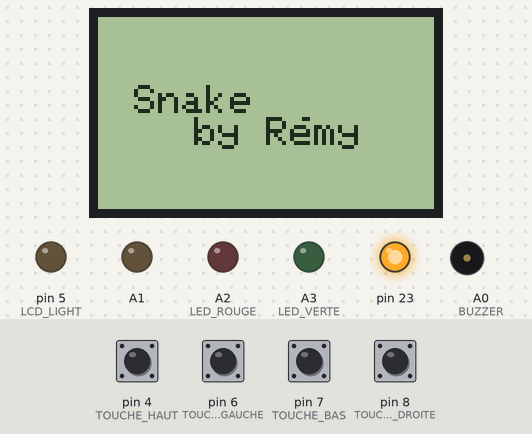
This sketch was run on a simulated Arduino Uno, built with avr-gcc and run on an emulated ATmega328P. Parts: 84×48 one-colour display, output pins drawn as LEDs (lit = HIGH), buzzer (waves = sounding). Inputs (shaded band) come from the test bench; at power-on: pin 4 (TOUCHE_HAUT), pin 6 (TOUCHE_GAUCHE), pin 7 (TOUCHE_BAS), pin 8 (TOUCHE_DROITE) HIGH. Random numbers use the default seed unless the sketch sets one; what the sketch prints to the serial monitor is not drawn.

Above: at 5.6 s.
At 8.8 s:
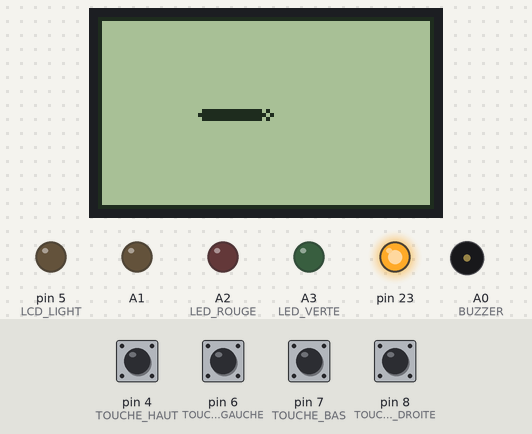
8.9 s: pin 4 (TOUCHE_HAUT) pulled LOW for 0.15 s
At 14.2 s:
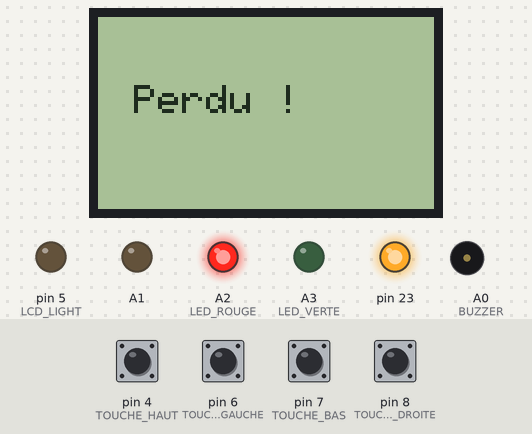
At 25.81 s:
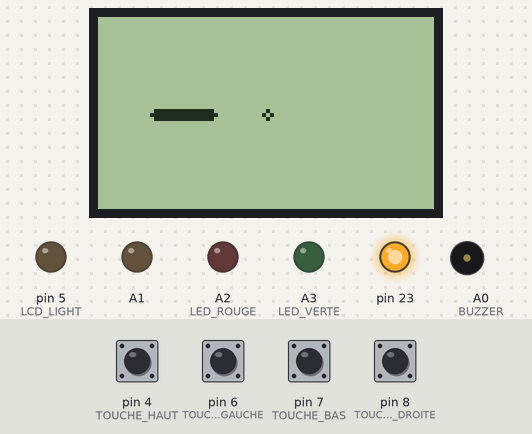
Timing chart, 0 to 26.1 s (numbered marks = the images above; inputs shaded):
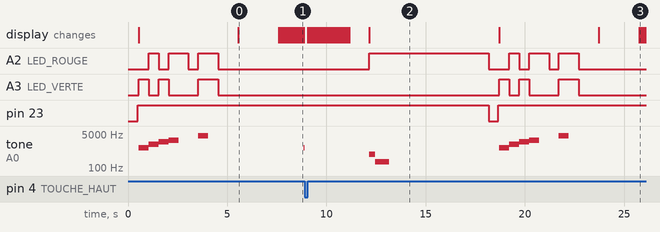

Measured:
- by itself, tone on A0 (BUZZER): plays 500 Hz for 0.30 s, 200 Hz for 0.70 s, 1000 Hz for 0.50 s, 1500 Hz for 0.50 s, 2000 Hz for 0.50 s, 2500 Hz for 0.50 s … (7 notes in this stretch)
- what the display in image 0 shows lasts 2.0 s, from 5.6 s to 7.6 s
- what the display in image 2 shows lasts 6.5 s, from 12.2 s to 18.7 s

The sketch:

snake.ino
```cpp
#include <SPI.h>
#include <Adafruit_GFX.h>
#include <Adafruit_PCD8544.h>
#include "board.h" //tout ce qui dépend de la configuration matérielle ;-)

#include <stdio.h>
#include <stdlib.h>


/* Structures ( dans l'idéal à placer dans un .h commun à toutes les applis ) */

enum Direction { HAUT, BAS , GAUCHE, DROITE, AUCUNE };

/* Definition d'un point */
typedef struct Point Point;
struct Point

{
    int x;
    int y;
};

typedef struct Element Element;
struct Element

{
    struct  Point point;
    struct Element* nxt;
};

typedef Element* Eliste;


typedef struct Snake Snake;
struct Snake

{
    Element* tete;
    Eliste corps;
    int taille;
};


typedef struct Nourriture Nourriture;
struct Nourriture

{
    struct  Point point;
    //int valeur pour éventuellement donner plus de points;
};


/* Définition des variables globales */
Snake snake;
Nourriture nourriture;


/* Fonctions d'affichage */

/* Affichage du snake */
void afficheSnake(){

  Eliste tmp = snake.corps;

  while (tmp!=NULL){
    display.drawCircle(tmp->point.x, tmp->point.y, 1, BLACK);

    Serial.print(tmp->point.x);
    Serial.print(" ");
    Serial.print(tmp->point.y);
    tmp = tmp->nxt;

    Serial.print("\n");
  }


    Serial.print("\n");

    Serial.print("\n");
}

/* Affichage de la nourriture snake */
void afficheNourriture(){
  display.drawCircle(nourriture.point.x, nourriture.point.y, 1, BLACK);
}

/* Affichage du niveau */

void afficheNiveau(int niveau=1){

  //Affichage du cadre
  display.drawRect(0, 0, display.width(), display.height(), BLACK);

  //Ajouter selon le niveau des éléments causant la mort du snake (un rocher par exemple)

}

void genereNourriture(){
    randomSeed(millis()%100);
  if(nourriture.point.x == -1){
    nourriture.point.x = 2 + random(82);
    nourriture.point.y = 2 + random(46);
  }

}
void initSnake(){

  int x = display.width()/3;
  int y = display.height()/2;

  nourriture.point.x = display.width()/2;
  nourriture.point.y = display.height()/2;

  Point p;
  p.y = y;
  p.x = x;

  Eliste el = (Eliste) malloc(sizeof(Element));
  el -> point = p;
  el -> nxt = NULL;
  snake.corps = el;


  for(int i = 1; i < 15; i++ )
  {
    Point pt;
    pt.y = y;
    pt.x = x - i;

    Eliste elmt = (Eliste) malloc(sizeof(Element));
    elmt -> point = pt;
    elmt -> nxt = snake.corps;
    snake.corps = elmt;
  }

  snake.taille = 15;
}


void bougeSnake(Direction dir ){

    Eliste tmp1 = snake.corps;
    Eliste tmp2 = snake.corps;

    Point queue;
    queue=snake.corps->point;

    tmp1 = tmp1->nxt;
    int i=0;
    while (tmp1->nxt != NULL){
      tmp2->point = tmp1->point;
      tmp1 = tmp1->nxt;
      tmp2 = tmp2->nxt;
    }

    int vectx = tmp1->point.x - tmp2->point.x;
    int vecty = tmp1->point.y - tmp2->point.y;

    int mange=0;
    Point pt;


    pt.x = tmp1-> point.x + vectx ;
    pt.y = tmp1-> point.y + vecty;

    if(dir==HAUT  && vectx != 0){
      pt.x = tmp1-> point.x ;
      pt.y = tmp1-> point.y - 1;
    }

    if(dir==BAS  && vectx != 0){
      pt.x = tmp1-> point.x ;
      pt.y = tmp1-> point.y + 1;
    }

    if(dir==GAUCHE  && vecty != 0 ){
      pt.x = tmp1-> point.x - 1;
      pt.y = tmp1-> point.y;
    }

    if(dir==DROITE  && vecty != 0){
      pt.x = tmp1-> point.x + 1;
      pt.y = tmp1-> point.y;
    }


    tmp2->point = tmp1->point;
    tmp1->point = pt;

    // Tester si nourriture avalée
    if(nourriture.point.x == pt.x && nourriture.point.y == pt.y){
      nourriture.point.x = -1;
      nourriture.point.y = -1;

      Eliste elmt = (Eliste) malloc(sizeof(Element));
      elmt -> point = queue;
      elmt -> nxt = snake.corps;
      snake.corps = elmt;

      tone(BUZZER,1000,50);

      snake.taille ++;
    }

    // Tester si contact avec le cadre
    if(pt.x - 1 == 0 || pt.y - 1 == 0 || pt.x + 1 == display.width() || pt.y + 1 == display.height() ){
        perdu();
    }

    // Tester si contact avec le snake

    Eliste tmp = snake.corps;
    tmp = tmp->nxt;
    while (tmp->nxt != NULL){
      if(snake.corps->point.x == tmp->point.x && snake.corps->point.y == tmp->point.y){
        perdu();
      }
      tmp = tmp->nxt;
    }


}

void perdu(){
      delay(1000);
      display.clearDisplay();
      display.setCursor(3,display.height()/2-7);
      display.println(" Perdu !");
      display.display();
      setLEDRouge4(HIGH);
      tone(BUZZER,500,300);
      delay(300);
      noTone(BUZZER);
      tone(BUZZER,200,700);
      delay(700);

      delay(5000);
      setLEDRouge4(LOW);
      setup();
}


Direction toucheDirection(){

  litBoutons();
  if(toucheHaut()){
    return HAUT;
  }else if(toucheBas()){
    return BAS;
  }else if(toucheGauche()){
    return GAUCHE;
  }else if(toucheDroite()){
    return DROITE;
  }else{
    return AUCUNE;
  }
}
void setup()
{
    Serial.begin(9600);


    initBoard(1);

    display.clearDisplay();
    display.setTextSize(1);
    display.setTextColor(BLACK);
    display.setCursor(3,display.height()/2-7);
    display.println(" Snake ");
    display.println(String("    by R")+EAIGU+"my ");
    display.display();

    delay(2000);
    display.clearDisplay();
    initSnake();
    afficheSnake();
    afficheNourriture();

    display.display();
}

/* Boucle */
void loop()
{
    // trop lent chez moi (8mhz vs 16Mhz peut-être...)
    //delay(100 - min(snake.taille,50));

    bougeSnake(toucheDirection());

    display.clearDisplay();
    afficheNiveau();
    afficheSnake();
    afficheNourriture();
    genereNourriture();
    display.display();
}
```

UI.h
```cpp
#ifndef _UI_H
#define _UI_H

// toute l'initialisation dépendant du matériel
void initBoard(byte anim);

// Pour ajuster l'éclairage à pourcent(age)
void setLcdLight(unsigned char pourcent);

// Etat tampon des boutons (position des bits définies ci-après)
byte etatBoutons = 0;

// Lecture globale des boutons stocké en cache
void litBoutons();

// Est-ce que les touches sont appuyées 1: oui 0: non
char toucheHaut()   ;
char toucheBas()    ;
char toucheGauche() ;
char toucheDroite() ;
char toucheStart()  ;
char toucheSelect() ;
char toucheA()      ;
char toucheB()      ;

// passe les LEDs à HIGH ou LOW
void setLEDBleue1(byte state);
void setLEDJaune2(byte state);
void setLEDVerte3(byte state);
void setLEDRouge4(byte state);

#endif
```

board.h
```cpp
#ifndef _BOARD_H
#define _BOARD_H

#include <SPI.h>
#include <Adafruit_GFX.h>
#include <Adafruit_PCD8544.h>

#include "UI.h"
#include "utils.h"

// Le buzzer
#define BUZZER A0

// LEDs
#define LED_VERTE A3
#define LED_ROUGE A2
#define ALLUME HIGH
#define ETEINTE LOW

//SD CARD
#define CS_SD A1

// Les boutons
#define TOUCHE_HAUT   4
#define TOUCHE_BAS    7
#define TOUCHE_GAUCHE  6
#define TOUCHE_DROITE 8
#define TOUCHE_A      2
#define TOUCHE_B      3

byte contraste = 62;
byte lumEcr = 127;


// Software SPI (slower updates, more flexible pin options):
// pin 13 - Serial clock out (SCLK)
// pin 11 - Serial data out (DIN)
// pin 10 - Data/Command select (D/C)
// pin 9 - LCD chip select (CS)
// pin -1: pas de reset - LCD reset (RST)
Adafruit_PCD8544 display = Adafruit_PCD8544( 10, 9, -1);

// Rétro-éclairage
#define LCD_LIGHT 5

// Etat des LEDs
byte etatLEDs = 0;

// intensité du rétro-éclairage
byte retroLcd = 100;


// séquence de démarrage pour tester LEDs et écran et buzzer
void animDebut() {

    display.clearDisplay();
    display.setTextSize(1);
    display.setTextColor(BLACK);
    display.setCursor(3,display.height()/2-7);
    display.println(" Kitco.fr");
    String test = String("   Pr")+EAIGU+"sente";
    display.println(test);
    display.display();

    setLEDBleue1(HIGH);
    tone(BUZZER,1000,500);
    delay(500);
    setLEDBleue1(LOW);
    setLEDJaune2(HIGH);
    tone(BUZZER,1500,500);
    delay(500);
    setLEDJaune2(LOW);
    setLEDVerte3(HIGH);
    tone(BUZZER,2000,500);
    delay(500);
    setLEDVerte3(LOW);
    setLEDRouge4(HIGH);
    tone(BUZZER,2500,500);
    delay(1000);
    setLEDRouge4(LOW);
    noTone(BUZZER);
    delay(500);

    setLEDBleue1(HIGH);
    setLEDJaune2(HIGH);
    setLEDVerte3(HIGH);
    setLEDRouge4(HIGH);
    tone(BUZZER,4000,500);
    delay(1000);
    noTone(BUZZER);
    setLEDBleue1(LOW);
    setLEDJaune2(LOW);
    setLEDVerte3(LOW);
    setLEDRouge4(LOW);

    delay(1000);

}


// permet de lire l'état des boutons et de le stocker en variable globale
void litBoutons() {

}


// est-ce que les touches sont appuyées 1: oui 0: non
char toucheHaut()   { return (LOW == digitalRead(TOUCHE_HAUT)); }
char toucheBas()    { return (LOW == digitalRead(TOUCHE_BAS)); }
char toucheGauche() { return (LOW == digitalRead(TOUCHE_GAUCHE)); }
char toucheDroite() { return (LOW == digitalRead(TOUCHE_DROITE)); }
char toucheStart()  { return 0; }
char toucheSelect() { return 0; }
char toucheA()      { return (LOW == digitalRead(TOUCHE_A)); }
char toucheB()      { return (LOW == digitalRead(TOUCHE_B)); }


// met à jour les 4 LEDs par le MCP23017
void setLEDs(byte leds) {

}

// met à jour une LED
void setLED(byte ledValue, byte state) {
}

void setLEDBleue1(byte state) { digitalWrite(LED_VERTE,state);}
void setLEDJaune2(byte state) { digitalWrite(LED_ROUGE,state);}
void setLEDVerte3(byte state) { digitalWrite(LED_VERTE,state);}
void setLEDRouge4(byte state) { digitalWrite(LED_ROUGE,state);}


// Pour ajuster l'éclairage à pourcent(age)
void setLcdLight(unsigned char pourcent) {
  if (pourcent > 100) {
  	pourcent = 100;
  }

  if (pourcent < 0) {
  	pourcent = 0;
  }

  // sets the value (range from 0 to 255):
  int value = (255*(100-pourcent))/100;
  analogWrite(LCD_LIGHT, value);

  retroLcd = pourcent;

}

// toute l'inistialisation dépendant du matériel
void initBoard(byte anim) {

    // set as outputs
    DDRB |= (1 << DDB7);

    // reset LCD
    PORTB &= ~(1 << PORTB7);
    delay(500);
    PORTB |= (1 << PORTB7);


  // le buzzer
  pinMode(BUZZER,OUTPUT);

    pinMode(LED_VERTE,OUTPUT);
    pinMode(LED_ROUGE,OUTPUT);

    pinMode(A1,OUTPUT);

    // Les boutons(pull-ups + input)
    pinMode(TOUCHE_HAUT,INPUT);
    digitalWrite(TOUCHE_HAUT,HIGH);
    pinMode(TOUCHE_DROITE,INPUT);
    digitalWrite(TOUCHE_DROITE,HIGH);
    pinMode(TOUCHE_BAS,INPUT);
    digitalWrite(TOUCHE_BAS,HIGH);
    pinMode(TOUCHE_GAUCHE,INPUT);
    digitalWrite(TOUCHE_GAUCHE,HIGH);
    pinMode(TOUCHE_A,INPUT);
    digitalWrite(TOUCHE_A,HIGH);
    pinMode(TOUCHE_B,INPUT);
    digitalWrite(TOUCHE_B,HIGH);


  // La partie du MCP23017
  Serial.begin(9600);

  // Le rétro-éclairage du LCD
  setLcdLight(retroLcd);

  display.begin();

  // pour autoriser les accents
  display.cp437(true);

  display.setContrast(contraste);
  display.clearDisplay();   // clears the screen and buffer
    if (anim) {
      animDebut();
    }

}

#endif
```

utils.h
```cpp
#ifndef _UTILS_H
#define _UTILS_H

// Les caractères accentués pour les chaines de caractère
#define EAIGU  ((char)0x82)
#define AGRAVE ((char)0x85)

// fonction d'attente synchrone d'appui sur une touche
void attendTouche() {
    litBoutons();
    while (etatBoutons==0) {
        litBoutons();
    }
}

// fonction d'attente synchrone d'un relaché des touches
void attendRelache() {
    litBoutons();
    while (etatBoutons!=0) {
        litBoutons();
    }
}

//connaitre RAM dispo
int freeRam () {
    extern int __heap_start, *__brkval;
    int v;
    return (int) &v - (__brkval == 0 ? (int) &__heap_start : (int) __brkval);
}

#endif
```
